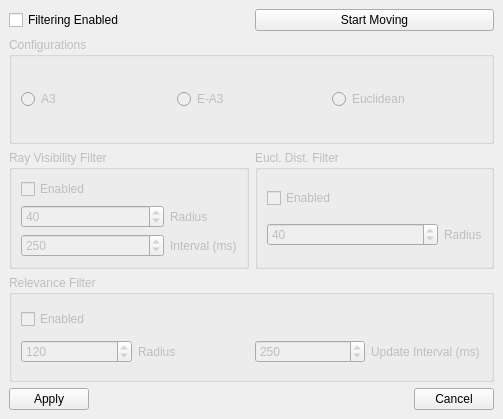
<?xml version="1.0" encoding="UTF-8"?>
<ui version="4.0">
 <class>MainWindow</class>
 <widget class="QMainWindow" name="MainWindow">
  <property name="geometry">
   <rect>
    <x>0</x>
    <y>0</y>
    <width>503</width>
    <height>419</height>
   </rect>
  </property>
  <property name="windowTitle">
   <string>MainWindow</string>
  </property>
  <widget class="QWidget" name="centralwidget">
   <layout class="QVBoxLayout" name="verticalLayout">
    <item>
     <layout class="QGridLayout" name="MainGrid">
      <item row="0" column="0">
       <widget class="QCheckBox" name="chkFilterEnabled">
        <property name="toolTip">
         <string>Enable or disable Interest Management</string>
        </property>
        <property name="text">
         <string>Filtering Enabled</string>
        </property>
       </widget>
      </item>
      <item row="1" column="0" colspan="2">
       <widget class="QGroupBox" name="Presets">
        <property name="enabled">
         <bool>false</bool>
        </property>
        <property name="title">
         <string>Configurations</string>
        </property>
        <layout class="QHBoxLayout" name="horizontalLayout">
         <item>
          <widget class="QRadioButton" name="radA3">
           <property name="toolTip">
            <string>Enable A3 preset. Based on euclidean distance. Does not take occlusion into account.</string>
           </property>
           <property name="text">
            <string>A3</string>
           </property>
          </widget>
         </item>
         <item>
          <widget class="QRadioButton" name="radEA3">
           <property name="toolTip">
            <string>Enable Enhanced A3 preset. Uses Ray Visibility algorithm to detect occlusion.</string>
           </property>
           <property name="text">
            <string>E-A3</string>
           </property>
          </widget>
         </item>
         <item>
          <widget class="QRadioButton" name="radEuclidean">
           <property name="toolTip">
            <string>Manually change Interest Management settings.</string>
           </property>
           <property name="text">
            <string>Euclidean</string>
           </property>
          </widget>
         </item>
        </layout>
        <zorder>radEuclidean</zorder>
        <zorder>radEA3</zorder>
        <zorder>radA3</zorder>
       </widget>
      </item>
      <item row="2" column="0">
       <widget class="QGroupBox" name="RayVisibilityBox">
        <property name="enabled">
         <bool>false</bool>
        </property>
        <property name="title">
         <string>Ray Visibility Filter</string>
        </property>
        <layout class="QGridLayout" name="gridLayout_5">
         <item row="0" column="0">
          <widget class="QCheckBox" name="chkRayEnabled">
           <property name="toolTip">
            <string>Enable Ray Visibility Algorithm</string>
           </property>
           <property name="text">
            <string>Enabled</string>
           </property>
          </widget>
         </item>
         <item row="1" column="0">
          <widget class="QSpinBox" name="spnRayRadius">
           <property name="sizePolicy">
            <sizepolicy hsizetype="Expanding" vsizetype="Fixed">
             <horstretch>0</horstretch>
             <verstretch>0</verstretch>
            </sizepolicy>
           </property>
           <property name="toolTip">
            <string>Change Radius for the Ray Visibility Algorithm</string>
           </property>
           <property name="value">
            <number>40</number>
           </property>
          </widget>
         </item>
         <item row="1" column="1">
          <widget class="QLabel" name="lblRayRadius">
           <property name="text">
            <string>Radius</string>
           </property>
          </widget>
         </item>
         <item row="2" column="1">
          <widget class="QLabel" name="lblRayInterval">
           <property name="text">
            <string>Interval (ms)</string>
           </property>
          </widget>
         </item>
         <item row="2" column="0">
          <widget class="QSpinBox" name="spnRayInt">
           <property name="minimum">
            <number>0</number>
           </property>
           <property name="maximum">
            <number>5000</number>
           </property>
           <property name="singleStep">
            <number>50</number>
           </property>
           <property name="value">
            <number>250</number>
           </property>
          </widget>
         </item>
        </layout>
       </widget>
      </item>
      <item row="2" column="1">
       <widget class="QGroupBox" name="EuclDistBox">
        <property name="enabled">
         <bool>false</bool>
        </property>
        <property name="title">
         <string>Eucl. Dist. Filter</string>
        </property>
        <layout class="QGridLayout" name="gridLayout_4">
         <item row="0" column="0">
          <widget class="QCheckBox" name="chkEuclEnabled">
           <property name="toolTip">
            <string>Enable Euclidean Distance Algorithm</string>
           </property>
           <property name="text">
            <string>Enabled</string>
           </property>
          </widget>
         </item>
         <item row="1" column="0">
          <widget class="QSpinBox" name="spnERadius">
           <property name="sizePolicy">
            <sizepolicy hsizetype="Expanding" vsizetype="Fixed">
             <horstretch>0</horstretch>
             <verstretch>0</verstretch>
            </sizepolicy>
           </property>
           <property name="acceptDrops">
            <bool>false</bool>
           </property>
           <property name="toolTip">
            <string>Change Radius for the Euclidean Distance Algorithm</string>
           </property>
           <property name="value">
            <number>40</number>
           </property>
          </widget>
         </item>
         <item row="1" column="1">
          <widget class="QLabel" name="lblERadius">
           <property name="text">
            <string>Radius</string>
           </property>
          </widget>
         </item>
        </layout>
       </widget>
      </item>
      <item row="3" column="0" colspan="2">
       <widget class="QGroupBox" name="ModifiersBox">
        <property name="enabled">
         <bool>false</bool>
        </property>
        <property name="title">
         <string>Relevance Filter</string>
        </property>
        <layout class="QGridLayout" name="gridLayout_7">
         <item row="0" column="0" colspan="2">
          <widget class="QCheckBox" name="chkRelEnabled">
           <property name="toolTip">
            <string>Enable Relevance Filtering</string>
           </property>
           <property name="text">
            <string>Enabled</string>
           </property>
          </widget>
         </item>
         <item row="1" column="0">
          <widget class="QSpinBox" name="spnRelRadius">
           <property name="sizePolicy">
            <sizepolicy hsizetype="Expanding" vsizetype="Fixed">
             <horstretch>0</horstretch>
             <verstretch>0</verstretch>
            </sizepolicy>
           </property>
           <property name="toolTip">
            <string>Change Radius for the Relevance filtering</string>
           </property>
           <property name="maximum">
            <number>200</number>
           </property>
           <property name="value">
            <number>120</number>
           </property>
          </widget>
         </item>
         <item row="1" column="1">
          <widget class="QLabel" name="lblRelRadius">
           <property name="sizePolicy">
            <sizepolicy hsizetype="Expanding" vsizetype="Preferred">
             <horstretch>0</horstretch>
             <verstretch>0</verstretch>
            </sizepolicy>
           </property>
           <property name="text">
            <string>Radius</string>
           </property>
          </widget>
         </item>
         <item row="1" column="3">
          <widget class="QLabel" name="lblReleInterval">
           <property name="sizePolicy">
            <sizepolicy hsizetype="Expanding" vsizetype="Preferred">
             <horstretch>0</horstretch>
             <verstretch>0</verstretch>
            </sizepolicy>
           </property>
           <property name="text">
            <string>Update Interval (ms)</string>
           </property>
          </widget>
         </item>
         <item row="1" column="2">
          <widget class="QSpinBox" name="spnUpdateInterval">
           <property name="sizePolicy">
            <sizepolicy hsizetype="Expanding" vsizetype="Fixed">
             <horstretch>0</horstretch>
             <verstretch>0</verstretch>
            </sizepolicy>
           </property>
           <property name="minimum">
            <number>100</number>
           </property>
           <property name="maximum">
            <number>5000</number>
           </property>
           <property name="singleStep">
            <number>50</number>
           </property>
           <property name="value">
            <number>250</number>
           </property>
          </widget>
         </item>
        </layout>
       </widget>
      </item>
      <item row="0" column="1">
       <widget class="QPushButton" name="btnMove">
        <property name="text">
         <string>Start Moving</string>
        </property>
       </widget>
      </item>
     </layout>
    </item>
    <item>
     <layout class="QHBoxLayout" name="PushButtons">
      <item>
       <widget class="QPushButton" name="btnApply">
        <property name="toolTip">
         <string>Click to apply current settings</string>
        </property>
        <property name="text">
         <string>Apply</string>
        </property>
       </widget>
      </item>
      <item>
       <spacer name="horizontalSpacer">
        <property name="orientation">
         <enum>Qt::Horizontal</enum>
        </property>
        <property name="sizeHint" stdset="0">
         <size>
          <width>40</width>
          <height>20</height>
         </size>
        </property>
       </spacer>
      </item>
      <item>
       <widget class="QPushButton" name="btnCancel">
        <property name="toolTip">
         <string>Click to discard settings</string>
        </property>
        <property name="text">
         <string>Cancel</string>
        </property>
       </widget>
      </item>
     </layout>
    </item>
   </layout>
  </widget>
 </widget>
 <resources/>
 <connections/>
</ui>
